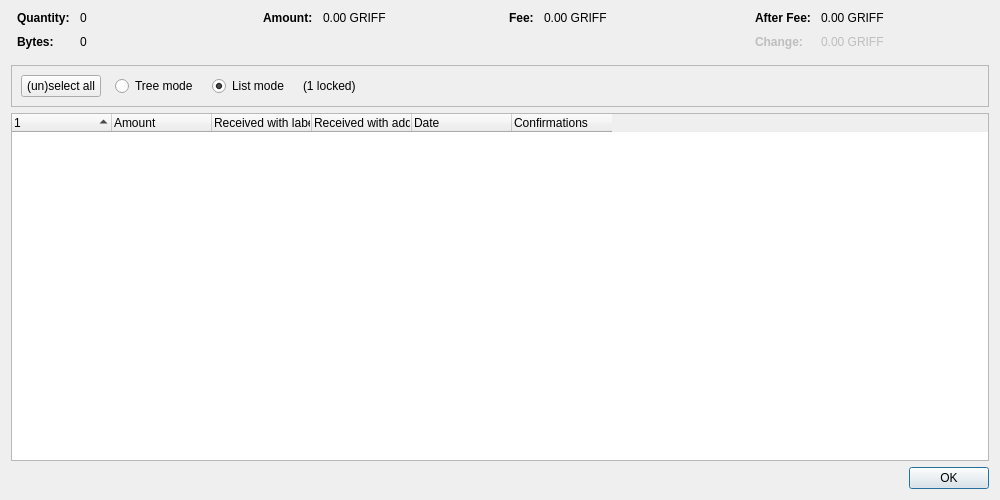
<?xml version="1.0" encoding="UTF-8"?>
<ui version="4.0">
 <class>CoinControlDialog</class>
 <widget class="QDialog" name="CoinControlDialog">
  <property name="geometry">
   <rect>
    <x>0</x>
    <y>0</y>
    <width>1000</width>
    <height>500</height>
   </rect>
  </property>
  <property name="windowTitle">
   <string>Coin Selection</string>
  </property>
  <layout class="QVBoxLayout" name="verticalLayout">
   <item>
    <layout class="QHBoxLayout" name="horizontalLayoutTop" stretch="0,0,0,0">
     <property name="topMargin">
      <number>0</number>
     </property>
     <property name="bottomMargin">
      <number>10</number>
     </property>
     <item>
      <layout class="QFormLayout" name="formLayoutCoinControl1">
       <property name="labelAlignment">
        <set>Qt::AlignLeft|Qt::AlignVCenter</set>
       </property>
       <property name="horizontalSpacing">
        <number>10</number>
       </property>
       <property name="verticalSpacing">
        <number>10</number>
       </property>
       <property name="leftMargin">
        <number>6</number>
       </property>
       <property name="rightMargin">
        <number>6</number>
       </property>
       <item row="0" column="0">
        <widget class="QLabel" name="labelCoinControlQuantityText">
         <property name="font">
          <font>
           <weight>75</weight>
           <bold>true</bold>
          </font>
         </property>
         <property name="text">
          <string>Quantity:</string>
         </property>
        </widget>
       </item>
       <item row="0" column="1">
        <widget class="QLabel" name="labelCoinControlQuantity">
         <property name="cursor">
          <cursorShape>IBeamCursor</cursorShape>
         </property>
         <property name="contextMenuPolicy">
          <enum>Qt::ActionsContextMenu</enum>
         </property>
         <property name="text">
          <string notr="true">0</string>
         </property>
         <property name="textInteractionFlags">
          <set>Qt::LinksAccessibleByMouse|Qt::TextSelectableByKeyboard|Qt::TextSelectableByMouse</set>
         </property>
        </widget>
       </item>
       <item row="1" column="0">
        <widget class="QLabel" name="labelCoinControlBytesText">
         <property name="font">
          <font>
           <weight>75</weight>
           <bold>true</bold>
          </font>
         </property>
         <property name="text">
          <string>Bytes:</string>
         </property>
        </widget>
       </item>
       <item row="1" column="1">
        <widget class="QLabel" name="labelCoinControlBytes">
         <property name="cursor">
          <cursorShape>IBeamCursor</cursorShape>
         </property>
         <property name="contextMenuPolicy">
          <enum>Qt::ActionsContextMenu</enum>
         </property>
         <property name="text">
          <string notr="true">0</string>
         </property>
         <property name="textInteractionFlags">
          <set>Qt::LinksAccessibleByMouse|Qt::TextSelectableByKeyboard|Qt::TextSelectableByMouse</set>
         </property>
        </widget>
       </item>
      </layout>
     </item>
     <item>
      <layout class="QFormLayout" name="formLayoutCoinControl2">
       <property name="horizontalSpacing">
        <number>10</number>
       </property>
       <property name="verticalSpacing">
        <number>10</number>
       </property>
       <property name="leftMargin">
        <number>6</number>
       </property>
       <property name="rightMargin">
        <number>6</number>
       </property>
       <item row="0" column="0">
        <widget class="QLabel" name="labelCoinControlAmountText">
         <property name="font">
          <font>
           <weight>75</weight>
           <bold>true</bold>
          </font>
         </property>
         <property name="text">
          <string>Amount:</string>
         </property>
        </widget>
       </item>
       <item row="0" column="1">
        <widget class="QLabel" name="labelCoinControlAmount">
         <property name="cursor">
          <cursorShape>IBeamCursor</cursorShape>
         </property>
         <property name="contextMenuPolicy">
          <enum>Qt::ActionsContextMenu</enum>
         </property>
         <property name="text">
          <string notr="true">0.00 GRIFF</string>
         </property>
         <property name="textInteractionFlags">
          <set>Qt::LinksAccessibleByMouse|Qt::TextSelectableByKeyboard|Qt::TextSelectableByMouse</set>
         </property>
        </widget>
       </item>
      </layout>
     </item>
     <item>
      <layout class="QFormLayout" name="formLayoutCoinControl3">
       <property name="horizontalSpacing">
        <number>10</number>
       </property>
       <property name="verticalSpacing">
        <number>10</number>
       </property>
       <property name="leftMargin">
        <number>6</number>
       </property>
       <property name="rightMargin">
        <number>6</number>
       </property>
       <item row="0" column="0">
        <widget class="QLabel" name="labelCoinControlFeeText">
         <property name="font">
          <font>
           <weight>75</weight>
           <bold>true</bold>
          </font>
         </property>
         <property name="text">
          <string>Fee:</string>
         </property>
        </widget>
       </item>
       <item row="0" column="1">
        <widget class="QLabel" name="labelCoinControlFee">
         <property name="cursor">
          <cursorShape>IBeamCursor</cursorShape>
         </property>
         <property name="contextMenuPolicy">
          <enum>Qt::ActionsContextMenu</enum>
         </property>
         <property name="text">
          <string notr="true">0.00 GRIFF</string>
         </property>
         <property name="textInteractionFlags">
          <set>Qt::LinksAccessibleByMouse|Qt::TextSelectableByKeyboard|Qt::TextSelectableByMouse</set>
         </property>
        </widget>
       </item>
      </layout>
     </item>
     <item>
      <layout class="QFormLayout" name="formLayoutCoinControl4">
       <property name="labelAlignment">
        <set>Qt::AlignLeft|Qt::AlignVCenter</set>
       </property>
       <property name="horizontalSpacing">
        <number>10</number>
       </property>
       <property name="verticalSpacing">
        <number>10</number>
       </property>
       <property name="leftMargin">
        <number>6</number>
       </property>
       <property name="rightMargin">
        <number>6</number>
       </property>
       <item row="0" column="0">
        <widget class="QLabel" name="labelCoinControlAfterFeeText">
         <property name="font">
          <font>
           <weight>75</weight>
           <bold>true</bold>
          </font>
         </property>
         <property name="text">
          <string>After Fee:</string>
         </property>
        </widget>
       </item>
       <item row="0" column="1">
        <widget class="QLabel" name="labelCoinControlAfterFee">
         <property name="cursor">
          <cursorShape>IBeamCursor</cursorShape>
         </property>
         <property name="contextMenuPolicy">
          <enum>Qt::ActionsContextMenu</enum>
         </property>
         <property name="text">
          <string notr="true">0.00 GRIFF</string>
         </property>
         <property name="textInteractionFlags">
          <set>Qt::LinksAccessibleByMouse|Qt::TextSelectableByKeyboard|Qt::TextSelectableByMouse</set>
         </property>
        </widget>
       </item>
       <item row="1" column="0">
        <widget class="QLabel" name="labelCoinControlChangeText">
         <property name="enabled">
          <bool>false</bool>
         </property>
         <property name="font">
          <font>
           <weight>75</weight>
           <bold>true</bold>
          </font>
         </property>
         <property name="text">
          <string>Change:</string>
         </property>
        </widget>
       </item>
       <item row="1" column="1">
        <widget class="QLabel" name="labelCoinControlChange">
         <property name="enabled">
          <bool>false</bool>
         </property>
         <property name="cursor">
          <cursorShape>IBeamCursor</cursorShape>
         </property>
         <property name="contextMenuPolicy">
          <enum>Qt::ActionsContextMenu</enum>
         </property>
         <property name="text">
          <string notr="true">0.00 GRIFF</string>
         </property>
         <property name="textInteractionFlags">
          <set>Qt::LinksAccessibleByMouse|Qt::TextSelectableByKeyboard|Qt::TextSelectableByMouse</set>
         </property>
        </widget>
       </item>
      </layout>
     </item>
    </layout>
   </item>
   <item>
    <widget class="QFrame" name="frame">
     <property name="minimumSize">
      <size>
       <width>0</width>
       <height>40</height>
      </size>
     </property>
     <property name="frameShape">
      <enum>QFrame::StyledPanel</enum>
     </property>
     <property name="frameShadow">
      <enum>QFrame::Sunken</enum>
     </property>
     <layout class="QHBoxLayout" name="horizontalLayout">
      <item>
       <layout class="QHBoxLayout" name="horizontalLayoutPanel" stretch="0,0,0,0,0">
        <property name="spacing">
         <number>14</number>
        </property>
        <item>
         <widget class="QPushButton" name="pushButtonSelectAll">
          <property name="sizePolicy">
           <sizepolicy hsizetype="Maximum" vsizetype="Fixed">
            <horstretch>0</horstretch>
            <verstretch>0</verstretch>
           </sizepolicy>
          </property>
          <property name="text">
           <string>(un)select all</string>
          </property>
          <property name="autoDefault">
           <bool>false</bool>
          </property>
         </widget>
        </item>
        <item>
         <widget class="QRadioButton" name="radioTreeMode">
          <property name="sizePolicy">
           <sizepolicy hsizetype="Maximum" vsizetype="Fixed">
            <horstretch>0</horstretch>
            <verstretch>0</verstretch>
           </sizepolicy>
          </property>
          <property name="text">
           <string>Tree mode</string>
          </property>
         </widget>
        </item>
        <item>
         <widget class="QRadioButton" name="radioListMode">
          <property name="sizePolicy">
           <sizepolicy hsizetype="Maximum" vsizetype="Fixed">
            <horstretch>0</horstretch>
            <verstretch>0</verstretch>
           </sizepolicy>
          </property>
          <property name="text">
           <string>List mode</string>
          </property>
          <property name="checked">
           <bool>true</bool>
          </property>
         </widget>
        </item>
        <item>
         <widget class="QLabel" name="labelLocked">
          <property name="text">
           <string notr="true">(1 locked)</string>
          </property>
         </widget>
        </item>
        <item>
         <spacer name="horizontalSpacer">
          <property name="orientation">
           <enum>Qt::Horizontal</enum>
          </property>
          <property name="sizeHint" stdset="0">
           <size>
            <width>40</width>
            <height>20</height>
           </size>
          </property>
         </spacer>
        </item>
       </layout>
      </item>
     </layout>
    </widget>
   </item>
   <item>
    <widget class="CoinControlTreeWidget" name="treeWidget">
     <property name="contextMenuPolicy">
      <enum>Qt::CustomContextMenu</enum>
     </property>
     <property name="sortingEnabled">
      <bool>false</bool>
     </property>
     <property name="columnCount">
      <number>6</number>
     </property>
     <attribute name="headerShowSortIndicator" stdset="0">
      <bool>true</bool>
     </attribute>
     <attribute name="headerStretchLastSection">
      <bool>false</bool>
     </attribute>
     <column>
      <property name="text">
       <string/>
      </property>
     </column>
     <column>
      <property name="text">
       <string>Amount</string>
      </property>
     </column>
     <column>
      <property name="text">
       <string>Received with label</string>
      </property>
     </column>
     <column>
      <property name="text">
       <string>Received with address</string>
      </property>
     </column>
     <column>
      <property name="text">
       <string>Date</string>
      </property>
     </column>
     <column>
      <property name="text">
       <string>Confirmations</string>
      </property>
      <property name="toolTip">
       <string>Confirmed</string>
      </property>
     </column>
     <column>
      <property name="text">
       <string/>
      </property>
     </column>
     <column>
      <property name="text">
       <string/>
      </property>
     </column>
     <column>
      <property name="text">
       <string/>
      </property>
     </column>
     <column>
      <property name="text">
       <string/>
      </property>
     </column>
    </widget>
   </item>
   <item>
    <widget class="QDialogButtonBox" name="buttonBox">
     <property name="orientation">
      <enum>Qt::Horizontal</enum>
     </property>
     <property name="standardButtons">
      <set>QDialogButtonBox::Ok</set>
     </property>
    </widget>
   </item>
  </layout>
 </widget>
 <customwidgets>
  <customwidget>
   <class>CoinControlTreeWidget</class>
   <extends>QTreeWidget</extends>
   <header>qt/coincontroltreewidget.h</header>
  </customwidget>
 </customwidgets>
 <resources/>
 <connections/>
</ui>
